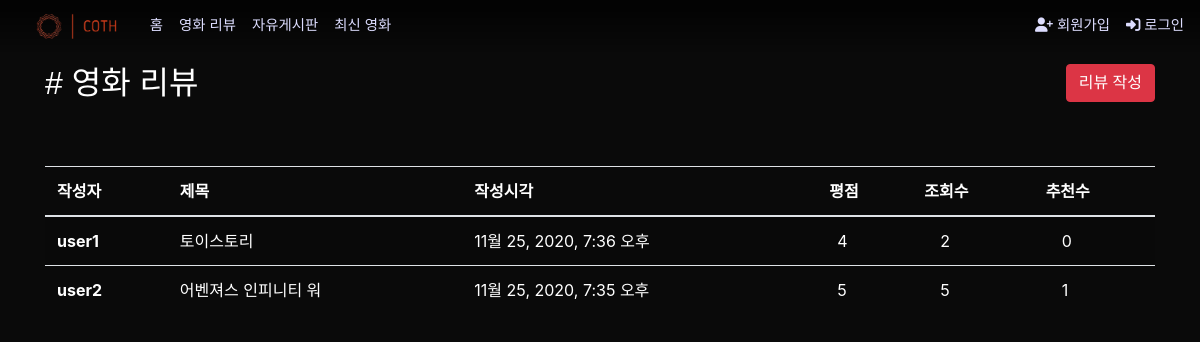
/articles/review/, run on an earlier commit of the app's database.
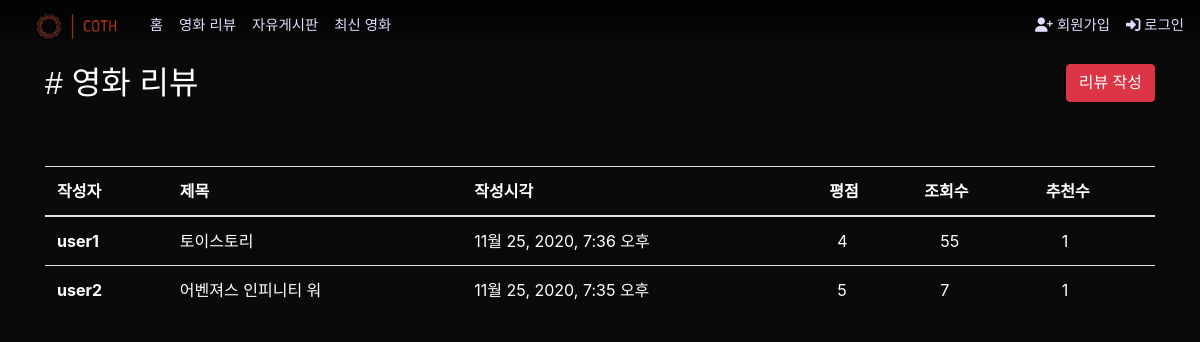
And on a later commit of the database.
### articles/models.py (models this page shows, shortened)
class ReviewArticle(models.Model):
    user = models.ForeignKey(settings.AUTH_USER_MODEL, on_delete=models.CASCADE)
    like = models.ManyToManyField(settings.AUTH_USER_MODEL, related_name='like_review')
    likecount = models.IntegerField(default=0)
    unlike = models.ManyToManyField(settings.AUTH_USER_MODEL, related_name='unlike_review')
    unlikecount = models.IntegerField(default=0)
    title = models.CharField(max_length=50)
    content = models.TextField()
    created_at = models.DateTimeField(auto_now_add=True)
    updated_at = models.DateTimeField(auto_now=True)
    image = models.ImageField(blank=True, upload_to='%Y/%m/%d')
    hits = models.PositiveIntegerField(default=0)
    class Rank(models.IntegerChoices):
        BEST = 5
        GOOD = 4
        NORMAL = 3
        BAD = 2
        WORST = 1
    rank = models.IntegerField(choices=Rank.choices)

### accounts/models.py (models this page shows)
class User(AbstractUser):
    followers = models.ManyToManyField('self', symmetrical=False, related_name='followings')
    image = ProcessedImageField(verbose_name="프로필 이미지",
                                blank=True,
                                processors=[Thumbnail(150, 150)],
                                format='png',
                                options={'quality': 100},
                                upload_to='%Y/%m/%d')
    selfpr = models.CharField(verbose_name="자기소개", max_length=100, blank=True, null=True)
    nickname = models.CharField(max_length=20)
    dibs_movies = models.ManyToManyField(Movie, related_name='dibs_users', blank=True)
    class Prefer(models.IntegerChoices):
        액션 = 28
        모험 = 12
        애니메이션 = 16
        코미디 = 35
        범죄 = 80
        다큐멘터리 = 99
        드라마 = 18
        가족 = 10751
        판타지 = 14
        역사 = 36
        공포 = 27
        음악 = 10402
        미스터리 = 9648
        로맨스 = 10749
        SF = 878
        TV영화 = 10770
        스릴러 = 53
        전쟁 = 10752
        서부 = 37
    genre_prefer1 = models.IntegerField(verbose_name="선호장르1 *", choices=Prefer.choices, null=True)
    genre_prefer2 = models.IntegerField(verbose_name="선호장르2 *", choices=Prefer.choices, null=True)
    genre_prefer3 = models.IntegerField(verbose_name="선호장르3 *", choices=Prefer.choices, null=True)

### articles/views.py (the view)
# urls.py: path('review/', views.review_index, name="review_index"),
@require_GET
def review_index(request):
    reviews = ReviewArticle.objects.order_by('-pk')
    context = {
        'reviews': reviews,
    }
    return render(request, 'articles/review_index.html', context)

### articles/templates/articles/review_index.html
{% extends 'base.html' %}
{% block content %}
  <div class="d-flex justify-content-between my-5">
    <h2 class="d-inline text-white ns"># 영화 리뷰</h2>
    <p class="d-inline"><a class="btn btn-danger ns" href="{% url 'articles:review_create' %}">리뷰 작성</a></p>
  </div>
  <table class="table table-striped text-white">
    <thead>
      <tr>
        <th scope="col">작성자</th>
        <th scope="col">제목</th>
        <th scope="col">작성시각</th>
        <th scope="col">평점</th>
        <th scope="col">조회수</th>
        <th scope="col">추천수</th>
      </tr>
    </thead>
    <tbody>
      {% for review in reviews %}
        <tr>
          <th scope="row"><a class="text-white" href="{% url 'accounts:profile' review.user.pk %}">{{ review.user }}</a></th>
          <td><a class="text-white" href="{% url 'articles:review_detail' review.pk %}">{{ review.title }}</a></td>
          <td>{{ review.created_at}}</td>
          <td>&ensp;{{ review.rank}}</td>
          <td>&ensp;&ensp;{{ review.hits }}</td>
          <td>&ensp;&ensp;{{ review.likecount }}</td>
        </tr>
      {% endfor %}
    </tbody>
  </table>
{% endblock  %}

What changed in the data, as far as the page shows it:
changed ReviewArticle "토이스토리": hits "2" → "55"; likecount "0" → "1"
changed ReviewArticle "어벤져스 인피니티 워": hits "5" → "7"
